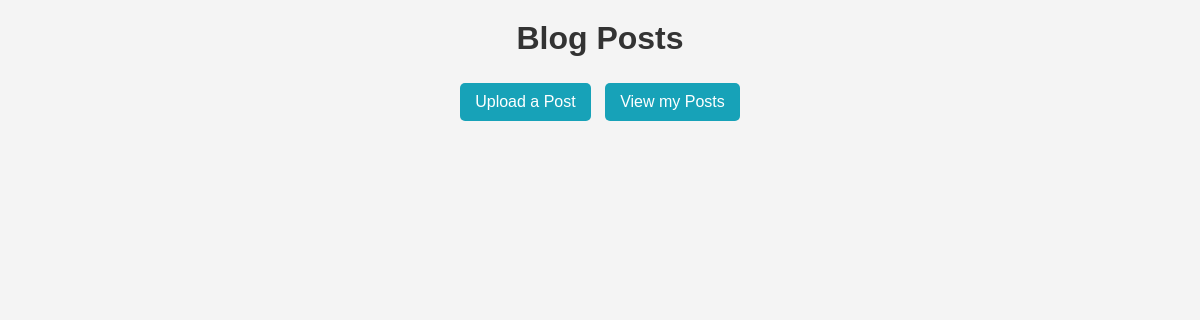
Before: /dashboard/ with the older database file.
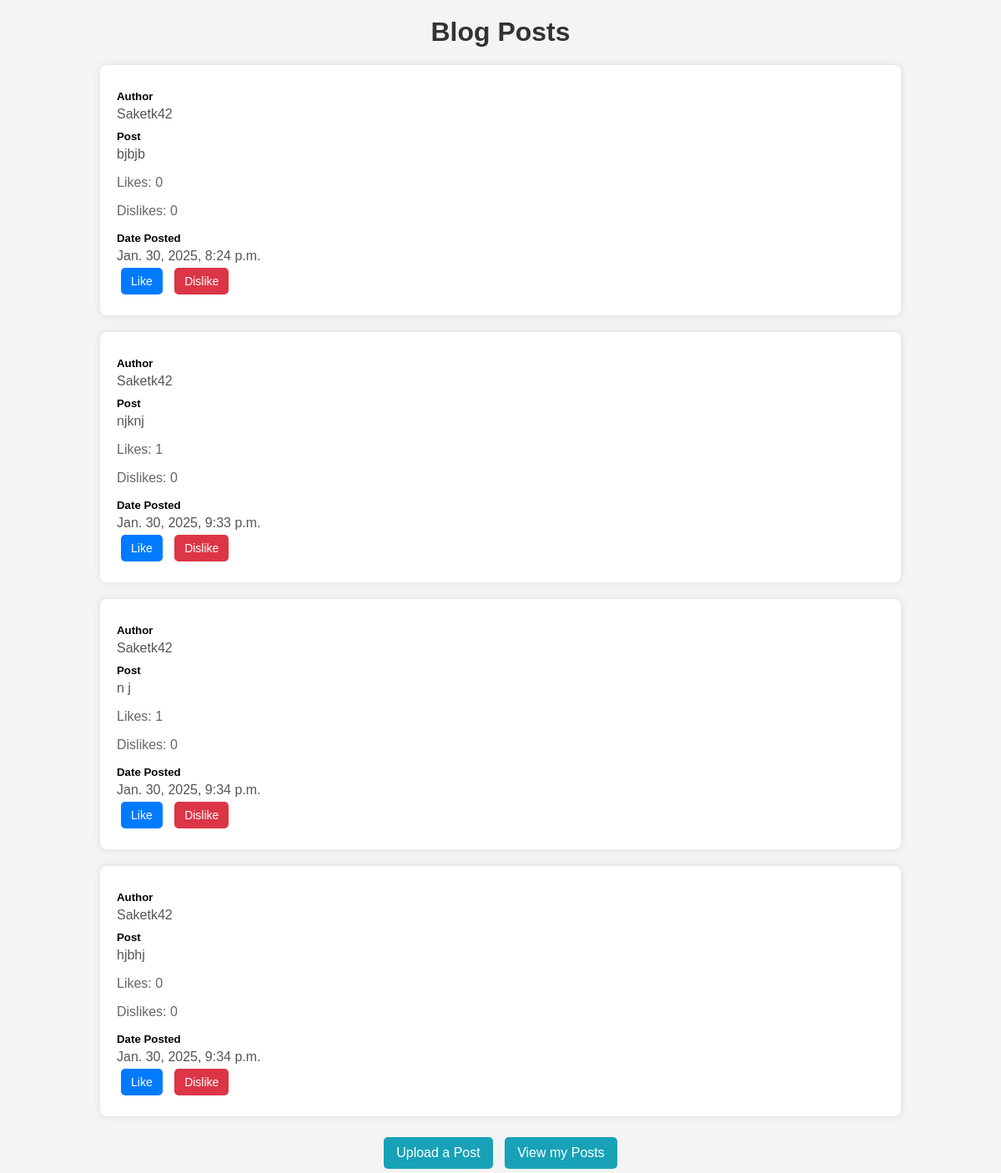
After: the same page with the newer database file.
### blog/models.py (models this page shows, shortened)
class BlogPost(models.Model):
    author = models.ForeignKey(User, on_delete=models.CASCADE)
    content = models.TextField()
    created = models.DateTimeField(auto_now_add=True)
    likes = models.IntegerField(default = 0)
    dislikes = models.IntegerField(default = 0)

### blog/views.py (the view)
# urls.py: path('dashboard/', views.dashboard, name = 'dashboard'),
def dashboard(request):
    if request.method == "POST":
        form = BlogPostForm(request.POST)
        if form.is_valid():
            form.save()
            return redirect('dashboard')
    else:
        form = BlogPostForm()
    blogs = BlogPost.objects.all()
    return render(request, 'dashboard.html', {'blogs': blogs, 'form': form})

### blog/templates/dashboard.html (shortened to what this page needs)
<!DOCTYPE html>
<html>
<head>
    {% load static %}
    <link rel="stylesheet" type="text/css" href="{% static '../static/dashboard.css' %}">
</head>
<body>
    <div class="container">
        <h1 class="title">Blog Posts</h1>
        <ul class="blog-list">
            {% for blog in blogs %}
            <li class="blog-card">
                <h5 class="blog-author">Author</h5>
                <p class="author-name">{{ blog.author }}</p>
                <h5 class="blog-content">Post</h5>
                <p class="post-text">{{ blog.content }}</p>
                <p class="likes">Likes: {{ blog.likes }}</p>
                <p class="dislikes">Dislikes: {{ blog.dislikes }}</p>
                <h5 class="date-posted">Date Posted</h5>
                <p class="date">{{ blog.created }}</p>
                <form action="{% url 'like_post' blog.id %}" method="POST" class="like-form">
                    <button type="submit" class="like-btn">Like</button>
                </form>
                <form action="{% url 'dislike_post' blog.id %}" method="POST" class="dislike-form">
                    <button type="submit" class="dislike-btn">Dislike</button>
                </form>
            </li>
            {% endfor %}
        </ul>
        <div class="actions">
            <a href="{% url 'upload_post' %}" class="action-link">Upload a Post</a>
            <a href="{% url 'my_posts' %}" class="action-link">View my Posts</a>
        </div>
    </div>
</body>
</html>

### blog/static/dashboard.css (style rules this page uses)
body { font-family: Arial, sans-serif; background-color: #f4f4f4; margin: 0; padding: 0; }
.container { width: 80%; margin: auto; text-align: center; }
.title { font-size: 2em; color: #333; margin-top: 20px; }
.blog-list { list-style-type: none; padding: 0; }
.blog-card { background: white; padding: 20px; margin: 20px 0; border-radius: 8px; box-shadow: 0 0 10px rgba(0, 0, 0, 0.1); text-align: left; }
.blog-author, .blog-content, .date-posted { font-weight: bold; margin: 10px 0 5px; }
.author-name, .post-text, .date { margin: 0; color: #555; }
.likes, .dislikes { color: #666; }
.like-form, .dislike-form { display: inline-block; margin: 5px; }
.like-btn, .dislike-btn { background: #007bff; color: white; padding: 8px 12px; border: none; border-radius: 5px; cursor: pointer; font-size: 14px; }
.dislike-btn { background: #dc3545; }
.actions { margin-top: 20px; }
.action-link { display: inline-block; background: #17a2b8; color: white; padding: 10px 15px; border-radius: 5px; text-decoration: none; margin: 5px; }

Changed rows visible on the page:
added BlogPost: author "Saketk42", content "bjbjb", likes "0", dislikes "0", created "Jan. 30, 2025, 8:24 p.m."
added BlogPost: author "Saketk42", content "njknj", likes "1", dislikes "0", created "Jan. 30, 2025, 9:33 p.m."
added BlogPost: author "Saketk42", content "n j", likes "1", dislikes "0", created "Jan. 30, 2025, 9:34 p.m."
added BlogPost: author "Saketk42", content "hjbhj", likes "0", dislikes "0", created "Jan. 30, 2025, 9:34 p.m."
